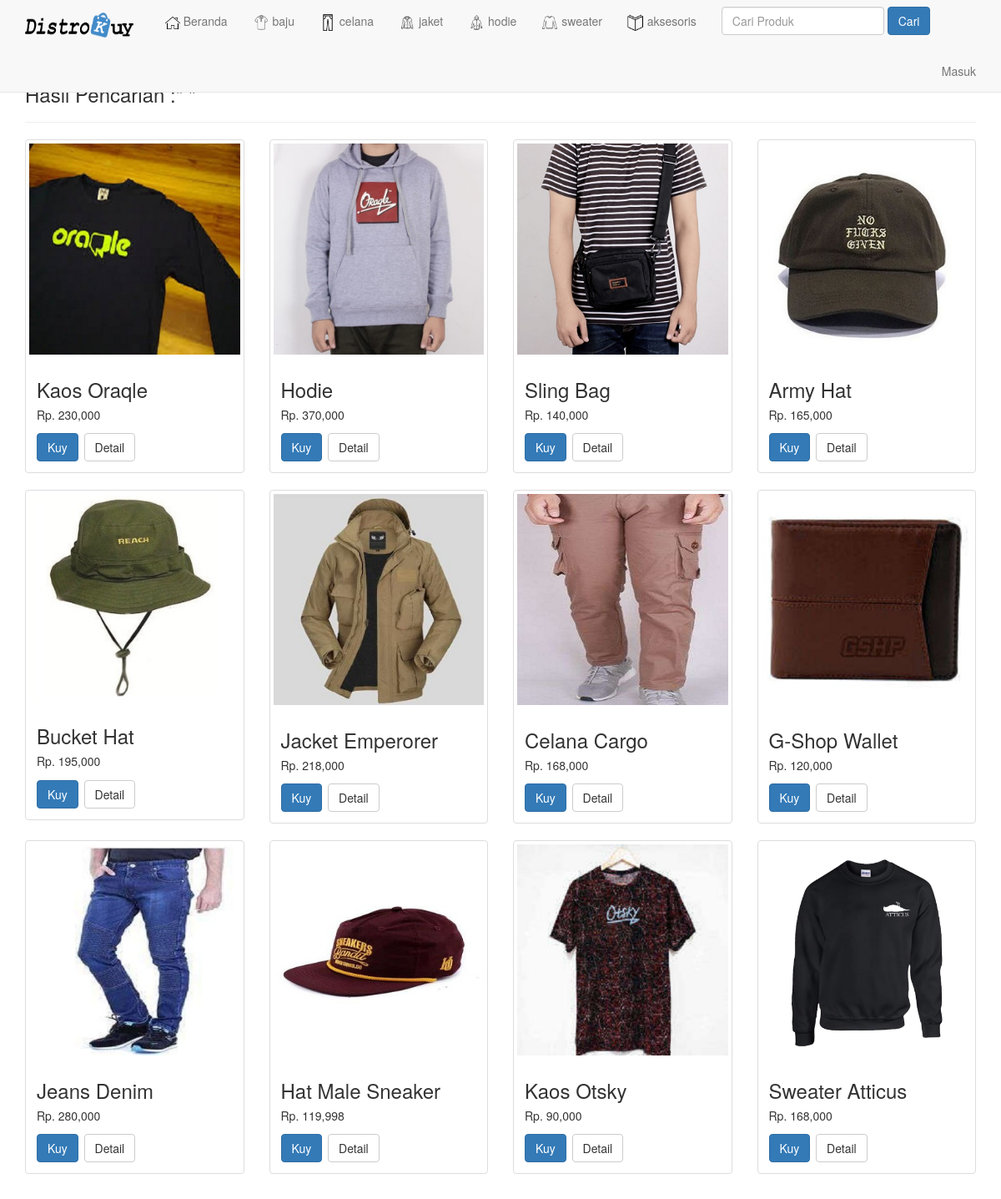
Page /distrokuy/pencarian.php on the committed database.
### tables this page shows
CREATE TABLE `kategori` (
  `id` int(11) NOT NULL,
  `kategori_produk` varchar(100) NOT NULL,
  `gambar` varchar(50) NOT NULL
);

CREATE TABLE `produk` (
  `id_produk` int(11) NOT NULL,
  `nama_produk` varchar(100) NOT NULL,
  `harga_produk` int(11) NOT NULL,
  `foto_produk` varchar(100) NOT NULL,
  `deskripsi_produk` text NOT NULL,
  `stok_produk` int(5) NOT NULL,
  `kategori_id` int(50) NOT NULL
);

### distrokuy/pencarian.php (the view, shortened to what this page needs)
<?php
$keyword=$_GET["cari"];
?>
<html>
    <head>
        <link rel="stylesheet" href="admin/assets/css/style.css">
        <link rel="stylesheet" href="admin/assets/css/font-awesome.css">
</head>
<body>
    <?php require('menu.php') ?><br><br>
    <div class="container">
        <br><br>
        <h3>Hasil Pencarian :"<?php echo $keyword ?> "<h3><hr>
        <div class="row">
             <?php
                $semuadata=array();
                $ambil = $koneksi->query("SELECT * FROM produk WHERE nama_produk
                        LIKE '%$keyword%' OR deskripsi_produk LIKE '%$keyword$' ");
                    while ($tampung = $ambil->fetch_assoc())
                        {
                            $semuadata[]=$tampung;
                        }
            ?>
            <?php foreach ($semuadata as $key => $value): ?>
                <div class="col-md-3">
                    <div class="thumbnail">
                        <img src="foto_produk/<?php echo $value['foto_produk'];?>" alt="" class="img-responsive">
                        <div class="caption">
                            <h3><?php echo $value['nama_produk'];?></h3>
                            <h5>Rp. <?php echo number_format($value['harga_produk']); ?></h5>
                            <a href="beli.php?id=<?php echo $value['id_produk'];?>" class="btn btn-primary">Kuy</a>
                            <a href="detail.php?id=<?php echo $value['id_produk'];?>" class="btn btn-default">Detail</a>
                        </div>
                    </div>
            </div>
            <?php endforeach ?>
        </div>
    </div>
</body>
</html>

### distrokuy/menu.php (shortened to what this page needs)
<?php
$koneksi=new mysqli("localhost","root","","distrokuy");
$ambil=$koneksi->query("SELECT * FROM kategori");
$semuadata = array();
while ($tampung = $ambil->fetch_assoc())
{
    $semuadata[]=$tampung;
}
?>
<html>
<head>
    <link href="admin/assets/css/bootstrap.css" rel="stylesheet" />
    <link href="admin/assets/css/font-awesome.css" rel="stylesheet" />
    <link href="admin/assets/js/morris/morris-0.4.3.min.css" rel="stylesheet" />
</head>
<body>
<nav class="navbar navbar-default navbar-fixed-top">
  <div class="container-fluid">
  <ul class="nav navbar-nav navbar-left">
  <li><a href="index.php"><img src="admin/assets/images/distrokuy.png" width="130" height="30">&nbsp;&nbsp;</a></li>
            <li><a href="index.php"><img src="admin/assets/images/home.ico" width="18 " height="16"> Beranda</a></li>
              <?php foreach ($semuadata as $key => $kat): ?>
                <li><a href="kategori.php?id=<?php echo $kat['id']; ?> ">
                <img src="admin/assets/images/<?php echo $kat['gambar'];?>" height="20" width="20">
                <?php echo $kat['kategori_produk']; ?></a></li>
              <?php endforeach ?>
    <form class="navbar-form navbar-right" action="pencarian.php" method="get">
      <div class="form-group">
              <input type="text" class="form-control" placeholder="Cari Produk" name="cari">
              <button class="btn btn-primary">Cari</button>
      </div>
    </form>
  </ul>
        <?php if (isset($_SESSION["pelanggan"])): ?>
        <ul class="nav navbar-nav navbar-right">
          <li class="dropdown">
            <a href="#" class="dropdown-toggle" data-toggle="dropdown" role="button" aria-haspopup="true" aria-expanded="false">
            <img src="admin/assets/images/user.ico" width="25" height="25"> </i>  Hi, <?php echo $_SESSION["pelanggan"]["nama_pelanggan"] ?> <span class="caret"></span></a>
                <ul class="dropdown-menu">
                  <li><a href="keranjang.php">Keranjang</a></li>
                  <li><a href="riwayat.php">Riwayat Belanja</a></li>
                  <li><a href="logout.php">Keluar</a></li>
          <li>
              </ul>
        </ul>
                  <?php else: ?>
                  <div class="container-fluid">
                    <ul class="nav navbar-nav navbar-right">
                      <li class="dropdown">
                        <a href="#" class="dropdown-toggle" data-toggle="dropdown" role="button" aria-haspopup="true" aria-expanded="false">
                        Masuk</a>
                  </div>
                    <?php endif ?>
</nav>
</body>
</html>

### rows in the picture
kategori: gambar (picture), kategori_produk "baju"
kategori: gambar (picture), kategori_produk "celana"
kategori: gambar (picture), kategori_produk "jaket"
kategori: gambar (picture), kategori_produk "hodie"
kategori: gambar (picture), kategori_produk "sweater"
kategori: gambar (picture), kategori_produk "aksesoris"
produk: foto_produk (picture), nama_produk "Kaos Oraqle", harga_produk "230,000"
produk: foto_produk (picture), nama_produk "Hodie", harga_produk "370,000"
produk: foto_produk (picture), nama_produk "Sling Bag", harga_produk "140,000"
produk: foto_produk (picture), nama_produk "Army Hat", harga_produk "165,000"
produk: foto_produk (picture), nama_produk "Bucket Hat", harga_produk "195,000"
produk: foto_produk (picture), nama_produk "Jacket Emperorer", harga_produk "218,000"
produk: foto_produk (picture), nama_produk "Celana Cargo", harga_produk "168,000"
produk: foto_produk (picture), nama_produk "G-Shop Wallet", harga_produk "120,000"
produk: foto_produk (picture), nama_produk "Jeans Denim", harga_produk "280,000"
produk: foto_produk (picture), nama_produk "Hat Male Sneaker", harga_produk "119,998"
produk: foto_produk (picture), nama_produk "Kaos Otsky", harga_produk "90,000"
produk: foto_produk (picture), nama_produk "Sweater Atticus", harga_produk "168,000"
